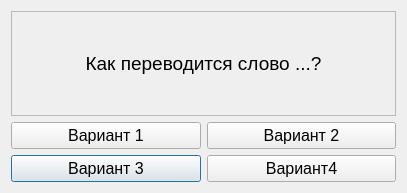
<?xml version="1.0" encoding="UTF-8"?>
<ui version="4.0">
 <class>Dialog</class>
 <widget class="QDialog" name="Dialog">
  <property name="geometry">
   <rect>
    <x>0</x>
    <y>0</y>
    <width>407</width>
    <height>193</height>
   </rect>
  </property>
  <property name="windowTitle">
   <string>Dialog</string>
  </property>
  <layout class="QGridLayout" name="gridLayout">
   <item row="2" column="0">
    <widget class="QPushButton" name="answer3">
     <property name="font">
      <font>
       <pointsize>12</pointsize>
      </font>
     </property>
     <property name="text">
      <string>Вариант 3</string>
     </property>
    </widget>
   </item>
   <item row="1" column="1">
    <widget class="QPushButton" name="answer2">
     <property name="font">
      <font>
       <pointsize>12</pointsize>
      </font>
     </property>
     <property name="cursor">
      <cursorShape>ArrowCursor</cursorShape>
     </property>
     <property name="text">
      <string>Вариант 2</string>
     </property>
    </widget>
   </item>
   <item row="1" column="0">
    <widget class="QPushButton" name="answer1">
     <property name="font">
      <font>
       <pointsize>12</pointsize>
      </font>
     </property>
     <property name="text">
      <string>Вариант 1</string>
     </property>
    </widget>
   </item>
   <item row="2" column="1">
    <widget class="QPushButton" name="answer4">
     <property name="font">
      <font>
       <pointsize>12</pointsize>
      </font>
     </property>
     <property name="text">
      <string>Вариант4</string>
     </property>
    </widget>
   </item>
   <item row="0" column="0" colspan="2">
    <widget class="QLabel" name="question">
     <property name="sizePolicy">
      <sizepolicy hsizetype="Preferred" vsizetype="Preferred">
       <horstretch>0</horstretch>
       <verstretch>0</verstretch>
      </sizepolicy>
     </property>
     <property name="font">
      <font>
       <pointsize>14</pointsize>
      </font>
     </property>
     <property name="cursor">
      <cursorShape>ArrowCursor</cursorShape>
     </property>
     <property name="contextMenuPolicy">
      <enum>Qt::NoContextMenu</enum>
     </property>
     <property name="acceptDrops">
      <bool>false</bool>
     </property>
     <property name="layoutDirection">
      <enum>Qt::LeftToRight</enum>
     </property>
     <property name="autoFillBackground">
      <bool>false</bool>
     </property>
     <property name="inputMethodHints">
      <set>Qt::ImhNone</set>
     </property>
     <property name="frameShape">
      <enum>QFrame::StyledPanel</enum>
     </property>
     <property name="text">
      <string>Как переводится слово ...?</string>
     </property>
     <property name="textFormat">
      <enum>Qt::AutoText</enum>
     </property>
     <property name="alignment">
      <set>Qt::AlignCenter</set>
     </property>
     <property name="wordWrap">
      <bool>false</bool>
     </property>
     <property name="margin">
      <number>0</number>
     </property>
     <property name="openExternalLinks">
      <bool>false</bool>
     </property>
    </widget>
   </item>
  </layout>
 </widget>
 <resources/>
 <connections/>
</ui>
